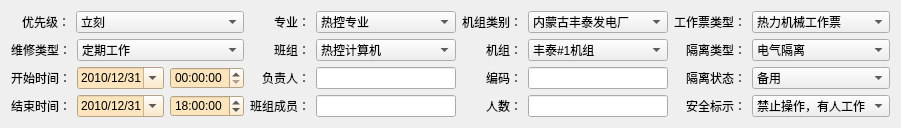
    <widget class="QWidget" name="layoutWidget">
     <property name="geometry">
      <rect>
       <x>11</x>
       <y>11</y>
       <width>901</width>
       <height>118</height>
      </rect>
     </property>
     <layout class="QHBoxLayout" name="horizontalLayout_19">
      <item>
       <layout class="QVBoxLayout" name="verticalLayout_7">
        <item>
         <layout class="QHBoxLayout" name="horizontalLayout_7">
          <item>
           <layout class="QVBoxLayout" name="verticalLayout_2">
            <property name="leftMargin">
             <number>11</number>
            </property>
            <property name="rightMargin">
             <number>0</number>
            </property>
            <item>
             <widget class="QLabel" name="label_2">
              <property name="font">
               <font>
                <family>Arial</family>
                <pointsize>9</pointsize>
               </font>
              </property>
              <property name="text">
               <string>优先级：</string>
              </property>
             </widget>
            </item>
           </layout>
          </item>
          <item>
           <widget class="QComboBox" name="youxianji">
            <property name="sizePolicy">
             <sizepolicy hsizetype="Preferred" vsizetype="Fixed">
              <horstretch>2</horstretch>
              <verstretch>0</verstretch>
             </sizepolicy>
            </property>
            <property name="font">
             <font>
              <family>Arial</family>
              <pointsize>9</pointsize>
             </font>
            </property>
            <property name="styleSheet">
             <string notr="true"/>
            </property>
            <item>
             <property name="text">
              <string>立刻</string>
             </property>
            </item>
            <item>
             <property name="text">
              <string>24小时内处理</string>
             </property>
            </item>
            <item>
             <property name="text">
              <string>48小时内处理</string>
             </property>
            </item>
            <item>
             <property name="text">
              <string>72小时内处理</string>
             </property>
            </item>
            <item>
             <property name="text">
              <string>168小时内处理</string>
             </property>
            </item>
            <item>
             <property name="text">
              <string>停机处理</string>
             </property>
            </item>
            <item>
             <property name="text">
              <string>无</string>
             </property>
            </item>
           </widget>
          </item>
         </layout>
        </item>
        <item>
         <layout class="QHBoxLayout" name="horizontalLayout_8">
          <item>
           <widget class="QLabel" name="label_3">
            <property name="font">
             <font>
              <family>Arial</family>
              <pointsize>9</pointsize>
             </font>
            </property>
            <property name="text">
             <string>维修类型：</string>
            </property>
           </widget>
          </item>
          <item>
           <widget class="QComboBox" name="weixiuleixing">
            <property name="sizePolicy">
             <sizepolicy hsizetype="Preferred" vsizetype="Fixed">
              <horstretch>2</horstretch>
              <verstretch>0</verstretch>
             </sizepolicy>
            </property>
            <property name="font">
             <font>
              <family>Arial</family>
              <pointsize>9</pointsize>
             </font>
            </property>
            <property name="styleSheet">
             <string notr="true"/>
            </property>
            <item>
             <property name="text">
              <string>定期工作</string>
             </property>
            </item>
            <item>
             <property name="text">
              <string>改进性检修</string>
             </property>
            </item>
            <item>
             <property name="text">
              <string>故障检修</string>
             </property>
            </item>
            <item>
             <property name="text">
              <string>状态检修</string>
             </property>
            </item>
            <item>
             <property name="text">
              <string>无</string>
             </property>
            </item>
           </widget>
          </item>
         </layout>
        </item>
        <item>
         <layout class="QHBoxLayout" name="horizontalLayout">
          <item>
           <widget class="QLabel" name="label_10">
            <property name="font">
             <font>
              <family>Arial</family>
              <pointsize>9</pointsize>
             </font>
            </property>
            <property name="text">
             <string>开始时间：</string>
            </property>
           </widget>
          </item>
          <item>
           <widget class="QDateEdit" name="begindate">
            <property name="font">
             <font>
              <family>Arial</family>
              <pointsize>9</pointsize>
             </font>
            </property>
            <property name="styleSheet">
             <string notr="true">background-color: rgb(252, 228, 189);</string>
            </property>
            <property name="maximumDateTime">
             <datetime>
              <hour>23</hour>
              <minute>59</minute>
              <second>59</second>
              <year>2025</year>
              <month>12</month>
              <day>31</day>
             </datetime>
            </property>
            <property name="minimumDateTime">
             <datetime>
              <hour>0</hour>
              <minute>0</minute>
              <second>0</second>
              <year>2010</year>
              <month>12</month>
              <day>31</day>
             </datetime>
            </property>
            <property name="displayFormat">
             <string>yyyy/M/d</string>
            </property>
            <property name="calendarPopup">
             <bool>true</bool>
            </property>
           </widget>
          </item>
          <item>
           <widget class="QTimeEdit" name="begintime">
            <property name="font">
             <font>
              <family>Arial</family>
              <pointsize>9</pointsize>
             </font>
            </property>
            <property name="styleSheet">
             <string notr="true">background-color: rgb(252, 228, 189);</string>
            </property>
            <property name="calendarPopup">
             <bool>false</bool>
            </property>
           </widget>
          </item>
         </layout>
        </item>
        <item>
         <layout class="QHBoxLayout" name="horizontalLayout_2">
          <item>
           <widget class="QLabel" name="label_11">
            <property name="font">
             <font>
              <family>Arial</family>
              <pointsize>9</pointsize>
             </font>
            </property>
            <property name="text">
             <string>结束时间：</string>
            </property>
           </widget>
          </item>
          <item>
           <widget class="QDateEdit" name="enddate">
            <property name="font">
             <font>
              <family>Arial</family>
              <pointsize>9</pointsize>
             </font>
            </property>
            <property name="styleSheet">
             <string notr="true">background-color: rgb(252, 228, 189);</string>
            </property>
            <property name="maximumDateTime">
             <datetime>
              <hour>23</hour>
              <minute>59</minute>
              <second>59</second>
              <year>2025</year>
              <month>12</month>
              <day>31</day>
             </datetime>
            </property>
            <property name="minimumDateTime">
             <datetime>
              <hour>0</hour>
              <minute>0</minute>
              <second>0</second>
              <year>2010</year>
              <month>12</month>
              <day>31</day>
             </datetime>
            </property>
            <property name="displayFormat">
             <string>yyyy/M/d</string>
            </property>
            <property name="calendarPopup">
             <bool>true</bool>
            </property>
           </widget>
          </item>
          <item>
           <widget class="QTimeEdit" name="endtime">
            <property name="font">
             <font>
              <family>Arial</family>
              <pointsize>9</pointsize>
             </font>
            </property>
            <property name="styleSheet">
             <string notr="true">background-color: rgb(252, 228, 189);</string>
            </property>
            <property name="calendarPopup">
             <bool>true</bool>
            </property>
            <property name="time">
             <time>
              <hour>18</hour>
              <minute>0</minute>
              <second>0</second>
             </time>
            </property>
           </widget>
          </item>
         </layout>
        </item>
       </layout>
      </item>
      <item>
       <layout class="QVBoxLayout" name="verticalLayout_5">
        <item>
         <layout class="QHBoxLayout" name="horizontalLayout_9">
          <item>
           <layout class="QHBoxLayout" name="horizontalLayout_21">
            <property name="leftMargin">
             <number>24</number>
            </property>
            <item>
             <widget class="QLabel" name="label_6">
              <property name="sizePolicy">
               <sizepolicy hsizetype="Preferred" vsizetype="Preferred">
                <horstretch>0</horstretch>
                <verstretch>0</verstretch>
               </sizepolicy>
              </property>
              <property name="font">
               <font>
                <family>Arial</family>
                <pointsize>9</pointsize>
               </font>
              </property>
              <property name="text">
               <string>专业：</string>
              </property>
             </widget>
            </item>
           </layout>
          </item>
          <item>
           <widget class="QComboBox" name="zhuanye">
            <property name="sizePolicy">
             <sizepolicy hsizetype="Preferred" vsizetype="Fixed">
              <horstretch>2</horstretch>
              <verstretch>0</verstretch>
             </sizepolicy>
            </property>
            <property name="font">
             <font>
              <family>Arial</family>
              <pointsize>9</pointsize>
             </font>
            </property>
            <property name="styleSheet">
             <string notr="true"/>
            </property>
            <item>
             <property name="text">
              <string>热控专业</string>
             </property>
            </item>
            <item>
             <property name="text">
              <string>汽机专业</string>
             </property>
            </item>
            <item>
             <property name="text">
              <string>锅炉专业</string>
             </property>
            </item>
            <item>
             <property name="text">
              <string>电气专业</string>
             </property>
            </item>
            <item>
             <property name="text">
              <string>无</string>
             </property>
            </item>
           </widget>
          </item>
         </layout>
        </item>
        <item>
         <layout class="QHBoxLayout" name="horizontalLayout_12">
          <item>
           <layout class="QHBoxLayout" name="horizontalLayout_31">
            <property name="leftMargin">
             <number>24</number>
            </property>
            <item>
             <widget class="QLabel" name="label_12">
              <property name="font">
               <font>
                <family>Arial</family>
                <pointsize>9</pointsize>
               </font>
              </property>
              <property name="text">
               <string>班组：</string>
              </property>
             </widget>
            </item>
           </layout>
          </item>
          <item>
           <widget class="QComboBox" name="banzu">
            <property name="sizePolicy">
             <sizepolicy hsizetype="Preferred" vsizetype="Fixed">
              <horstretch>2</horstretch>
              <verstretch>0</verstretch>
             </sizepolicy>
            </property>
            <property name="font">
             <font>
              <family>Arial</family>
              <pointsize>9</pointsize>
             </font>
            </property>
            <property name="styleSheet">
             <string notr="true"/>
            </property>
            <item>
             <property name="text">
              <string>热控计算机</string>
             </property>
            </item>
            <item>
             <property name="text">
              <string>热控程控班</string>
             </property>
            </item>
            <item>
             <property name="text">
              <string>热控自动一</string>
             </property>
            </item>
            <item>
             <property name="text">
              <string>热控自动二</string>
             </property>
            </item>
            <item>
             <property name="text">
              <string>无</string>
             </property>
            </item>
           </widget>
          </item>
         </layout>
        </item>
        <item>
         <layout class="QHBoxLayout" name="horizontalLayout_17">
          <item>
           <layout class="QHBoxLayout" name="horizontalLayout_30">
            <property name="leftMargin">
             <number>12</number>
            </property>
            <item>
             <widget class="QLabel" name="label_4">
              <property name="font">
               <font>
                <family>Arial</family>
                <pointsize>9</pointsize>
               </font>
              </property>
              <property name="text">
               <string>负责人：</string>
              </property>
             </widget>
            </item>
           </layout>
          </item>
          <item>
           <widget class="QLineEdit" name="mvp">
            <property name="font">
             <font>
              <family>Arial</family>
              <pointsize>9</pointsize>
             </font>
            </property>
            <property name="styleSheet">
             <string notr="true"/>
            </property>
           </widget>
          </item>
         </layout>
        </item>
        <item>
         <layout class="QHBoxLayout" name="horizontalLayout_4">
          <item>
           <widget class="QLabel" name="label_15">
            <property name="font">
             <font>
              <family>Arial</family>
              <pointsize>9</pointsize>
             </font>
            </property>
            <property name="text">
             <string>班组成员：</string>
            </property>
           </widget>
          </item>
          <item>
           <widget class="QLineEdit" name="chengyuan">
            <property name="font">
             <font>
              <family>Arial</family>
              <pointsize>9</pointsize>
             </font>
            </property>
            <property name="styleSheet">
             <string notr="true"/>
            </property>
           </widget>
          </item>
         </layout>
        </item>
       </layout>
      </item>
      <item>
       <layout class="QVBoxLayout" name="verticalLayout_8">
        <item>
         <layout class="QHBoxLayout" name="horizontalLayout_3">
          <item>
           <widget class="QLabel" name="label_7">
            <property name="font">
             <font>
              <family>Arial</family>
              <pointsize>9</pointsize>
             </font>
            </property>
            <property name="text">
             <string>机组类别：</string>
            </property>
           </widget>
          </item>
          <item>
           <widget class="QComboBox" name="jizuleibie">
            <property name="sizePolicy">
             <sizepolicy hsizetype="Preferred" vsizetype="Fixed">
              <horstretch>2</horstretch>
              <verstretch>0</verstretch>
             </sizepolicy>
            </property>
            <property name="font">
             <font>
              <family>Arial</family>
              <pointsize>9</pointsize>
             </font>
            </property>
            <property name="styleSheet">
             <string notr="true"/>
            </property>
            <item>
             <property name="text">
              <string>内蒙古丰泰发电厂</string>
             </property>
            </item>
            <item>
             <property name="text">
              <string>呼和浩特科林热电厂</string>
             </property>
            </item>
            <item>
             <property name="text">
              <string>科林城发热力</string>
             </property>
            </item>
            <item>
             <property name="text">
              <string>无</string>
             </property>
            </item>
           </widget>
          </item>
         </layout>
        </item>
        <item>
         <layout class="QHBoxLayout" name="horizontalLayout_5">
          <item>
           <layout class="QVBoxLayout" name="verticalLayout_3">
            <property name="leftMargin">
             <number>24</number>
            </property>
            <item>
             <widget class="QLabel" name="label_5">
              <property name="font">
               <font>
                <family>Arial</family>
                <pointsize>9</pointsize>
               </font>
              </property>
              <property name="text">
               <string>机组：</string>
              </property>
             </widget>
            </item>
           </layout>
          </item>
          <item>
           <widget class="QComboBox" name="jizu">
            <property name="sizePolicy">
             <sizepolicy hsizetype="Preferred" vsizetype="Fixed">
              <horstretch>2</horstretch>
              <verstretch>0</verstretch>
             </sizepolicy>
            </property>
            <property name="font">
             <font>
              <family>Arial</family>
              <pointsize>9</pointsize>
             </font>
            </property>
            <property name="styleSheet">
             <string notr="true"/>
            </property>
            <item>
             <property name="text">
              <string>丰泰#1机组</string>
             </property>
            </item>
            <item>
             <property name="text">
              <string>丰泰#2机组</string>
             </property>
            </item>
            <item>
             <property name="text">
              <string>丰泰公用</string>
             </property>
            </item>
            <item>
             <property name="text">
              <string>科林新#3机组</string>
             </property>
            </item>
            <item>
             <property name="text">
              <string>科林新#4机组</string>
             </property>
            </item>
            <item>
             <property name="text">
              <string>科林公用</string>
             </property>
            </item>
            <item>
             <property name="text">
              <string>无</string>
             </property>
            </item>
           </widget>
          </item>
         </layout>
        </item>
        <item>
         <layout class="QHBoxLayout" name="horizontalLayout_16">
          <item>
           <layout class="QHBoxLayout" name="horizontalLayout_32">
            <property name="leftMargin">
             <number>24</number>
            </property>
            <item>
             <widget class="QLabel" name="label_8">
              <property name="font">
               <font>
                <family>Arial</family>
                <pointsize>9</pointsize>
               </font>
              </property>
              <property name="text">
               <string>编码：</string>
              </property>
             </widget>
            </item>
           </layout>
          </item>
          <item>
           <widget class="QLineEdit" name="bianma">
            <property name="font">
             <font>
              <family>Arial</family>
              <pointsize>9</pointsize>
             </font>
            </property>
            <property name="styleSheet">
             <string notr="true"/>
            </property>
            <property name="dragEnabled">
             <bool>false</bool>
            </property>
            <property name="readOnly">
             <bool>false</bool>
            </property>
           </widget>
          </item>
         </layout>
        </item>
        <item>
         <layout class="QHBoxLayout" name="horizontalLayout_10">
          <property name="leftMargin">
           <number>0</number>
          </property>
          <property name="rightMargin">
           <number>0</number>
          </property>
          <item>
           <layout class="QVBoxLayout" name="verticalLayout_6">
            <property name="leftMargin">
             <number>24</number>
            </property>
            <item>
             <widget class="QLabel" name="label_14">
              <property name="sizePolicy">
               <sizepolicy hsizetype="Preferred" vsizetype="Preferred">
                <horstretch>4</horstretch>
                <verstretch>0</verstretch>
               </sizepolicy>
              </property>
              <property name="font">
               <font>
                <family>Arial</family>
                <pointsize>9</pointsize>
               </font>
              </property>
              <property name="text">
               <string>人数：</string>
              </property>
             </widget>
            </item>
           </layout>
          </item>
          <item>
           <widget class="QLineEdit" name="sum">
            <property name="sizePolicy">
             <sizepolicy hsizetype="Expanding" vsizetype="Fixed">
              <horstretch>0</horstretch>
              <verstretch>0</verstretch>
             </sizepolicy>
            </property>
            <property name="font">
             <font>
              <family>Arial</family>
              <pointsize>9</pointsize>
             </font>
            </property>
            <property name="styleSheet">
             <string notr="true"/>
            </property>
           </widget>
          </item>
         </layout>
        </item>
       </layout>
      </item>
      <item>
       <layout class="QVBoxLayout" name="verticalLayout_11">
        <item>
         <layout class="QVBoxLayout" name="verticalLayout_9">
          <item>
           <layout class="QHBoxLayout" name="horizontalLayout_6">
            <item>
             <widget class="QLabel" name="label_9">
              <property name="sizePolicy">
               <sizepolicy hsizetype="Preferred" vsizetype="Preferred">
                <horstretch>1</horstretch>
                <verstretch>0</verstretch>
               </sizepolicy>
              </property>
              <property name="font">
               <font>
                <family>Arial</family>
                <pointsize>9</pointsize>
               </font>
              </property>
              <property name="text">
               <string>工作票类型：</string>
              </property>
             </widget>
            </item>
            <item>
             <widget class="QComboBox" name="gzpleixing">
              <property name="sizePolicy">
               <sizepolicy hsizetype="Preferred" vsizetype="Fixed">
                <horstretch>2</horstretch>
                <verstretch>0</verstretch>
               </sizepolicy>
              </property>
              <property name="font">
               <font>
                <family>Arial</family>
                <pointsize>9</pointsize>
               </font>
              </property>
              <property name="styleSheet">
               <string notr="true"/>
              </property>
              <item>
               <property name="text">
                <string>热力机械工作票</string>
               </property>
              </item>
              <item>
               <property name="text">
                <string>热力机械外包工作票</string>
               </property>
              </item>
              <item>
               <property name="text">
                <string>电气工作票</string>
               </property>
              </item>
              <item>
               <property name="text">
                <string>无</string>
               </property>
              </item>
             </widget>
            </item>
           </layout>
          </item>
          <item>
           <layout class="QHBoxLayout" name="horizontalLayout_13">
            <item>
             <layout class="QVBoxLayout" name="verticalLayout_4">
              <property name="leftMargin">
               <number>12</number>
              </property>
              <item>
               <widget class="QLabel" name="label_18">
                <property name="font">
                 <font>
                  <family>Arial</family>
                  <pointsize>9</pointsize>
                 </font>
                </property>
                <property name="text">
                 <string>隔离类型：</string>
                </property>
               </widget>
              </item>
             </layout>
            </item>
            <item>
             <widget class="QComboBox" name="gelileixing">
              <property name="sizePolicy">
               <sizepolicy hsizetype="Preferred" vsizetype="Fixed">
                <horstretch>2</horstretch>
                <verstretch>0</verstretch>
               </sizepolicy>
              </property>
              <property name="font">
               <font>
                <family>Arial</family>
                <pointsize>9</pointsize>
               </font>
              </property>
              <property name="styleSheet">
               <string notr="true"/>
              </property>
              <item>
               <property name="text">
                <string>电气隔离</string>
               </property>
              </item>
              <item>
               <property name="text">
                <string>机械隔离</string>
               </property>
              </item>
              <item>
               <property name="text">
                <string>电气及机械隔离</string>
               </property>
              </item>
              <item>
               <property name="text">
                <string>无</string>
               </property>
              </item>
             </widget>
            </item>
           </layout>
          </item>
         </layout>
        </item>
        <item>
         <layout class="QVBoxLayout" name="verticalLayout_10">
          <item>
           <layout class="QHBoxLayout" name="horizontalLayout_14">
            <item>
             <layout class="QHBoxLayout" name="horizontalLayout_33">
              <property name="leftMargin">
               <number>12</number>
              </property>
              <item>
               <widget class="QLabel" name="label_19">
                <property name="font">
                 <font>
                  <family>Arial</family>
                  <pointsize>9</pointsize>
                 </font>
                </property>
                <property name="text">
                 <string>隔离状态：</string>
                </property>
               </widget>
              </item>
             </layout>
            </item>
            <item>
             <widget class="QComboBox" name="gelizhuangtai">
              <property name="sizePolicy">
               <sizepolicy hsizetype="Preferred" vsizetype="Fixed">
                <horstretch>2</horstretch>
                <verstretch>0</verstretch>
               </sizepolicy>
              </property>
              <property name="font">
               <font>
                <family>Arial</family>
                <pointsize>9</pointsize>
               </font>
              </property>
              <property name="styleSheet">
               <string notr="true"/>
              </property>
              <item>
               <property name="text">
                <string>备用</string>
               </property>
              </item>
              <item>
               <property name="text">
                <string>不停电</string>
               </property>
              </item>
              <item>
               <property name="text">
                <string>断开</string>
               </property>
              </item>
              <item>
               <property name="text">
                <string>关</string>
               </property>
              </item>
              <item>
               <property name="text">
                <string>关闭、停电</string>
               </property>
              </item>
              <item>
               <property name="text">
                <string>合上</string>
               </property>
              </item>
              <item>
               <property name="text">
                <string>解除自动</string>
               </property>
              </item>
              <item>
               <property name="text">
                <string>开</string>
               </property>
              </item>
              <item>
               <property name="text">
                <string>停电</string>
               </property>
              </item>
              <item>
               <property name="text">
                <string>停运</string>
               </property>
              </item>
              <item>
               <property name="text">
                <string>停运断电</string>
               </property>
              </item>
              <item>
               <property name="text">
                <string>退出保护</string>
               </property>
              </item>
              <item>
               <property name="text">
                <string>退出监视</string>
               </property>
              </item>
              <item>
               <property name="text">
                <string>退出连锁</string>
               </property>
              </item>
              <item>
               <property name="text">
                <string>无</string>
               </property>
              </item>
             </widget>
            </item>
           </layout>
          </item>
          <item>
           <layout class="QHBoxLayout" name="horizontalLayout_15">
            <item>
             <layout class="QHBoxLayout" name="horizontalLayout_34">
              <property name="leftMargin">
               <number>12</number>
              </property>
              <item>
               <widget class="QLabel" name="label_20">
                <property name="font">
                 <font>
                  <family>Arial</family>
                  <pointsize>9</pointsize>
                 </font>
                </property>
                <property name="text">
                 <string>安全标示：</string>
                </property>
               </widget>
              </item>
             </layout>
            </item>
            <item>
             <widget class="QComboBox" name="anquanbiaoshi">
              <property name="sizePolicy">
               <sizepolicy hsizetype="Preferred" vsizetype="Fixed">
                <horstretch>2</horstretch>
                <verstretch>0</verstretch>
               </sizepolicy>
              </property>
              <property name="font">
               <font>
                <family>Arial</family>
                <pointsize>9</pointsize>
               </font>
              </property>
              <property name="styleSheet">
               <string notr="true"/>
              </property>
              <item>
               <property name="text">
                <string>禁止操作，有人工作</string>
               </property>
              </item>
              <item>
               <property name="text">
                <string>禁止合闸，有人工作</string>
               </property>
              </item>
              <item>
               <property name="text">
                <string>禁止攀登</string>
               </property>
              </item>
              <item>
               <property name="text">
                <string>由此上下</string>
               </property>
              </item>
              <item>
               <property name="text">
                <string>在此工作</string>
               </property>
              </item>
              <item>
               <property name="text">
                <string>止步，高压危险</string>
               </property>
              </item>
              <item>
               <property name="text">
                <string>无</string>
               </property>
              </item>
             </widget>
            </item>
           </layout>
          </item>
         </layout>
        </item>
       </layout>
      </item>
     </layout>
    </widget>
